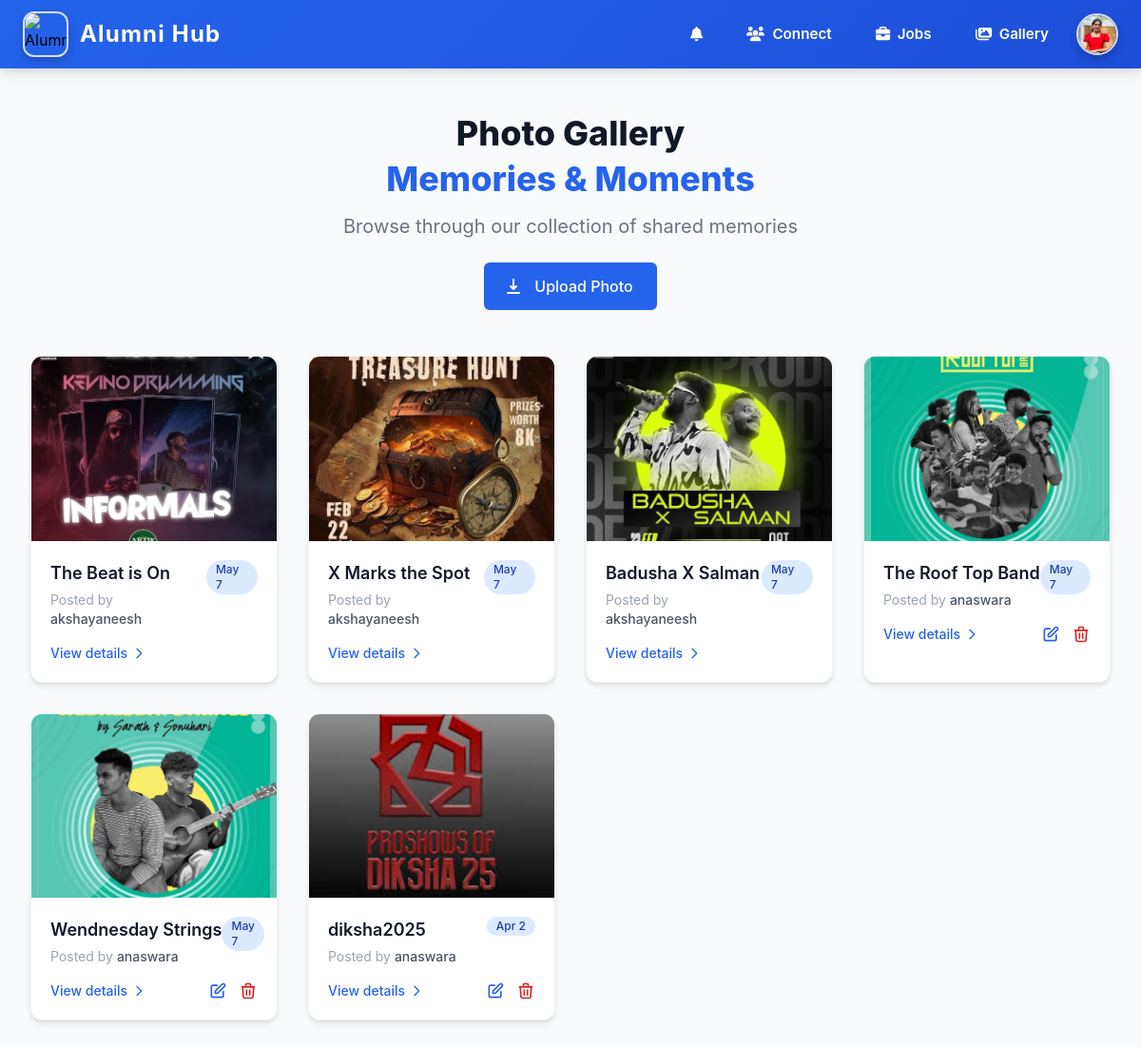
Screenshot of /gallery/ (signed in) with the database file from the repository.
### myapp/models.py (models this page shows, shortened)
class User(AbstractUser):
    is_alumni = models.BooleanField(default=False)
    is_student = models.BooleanField(default=False)
    groups = models.ManyToManyField(Group, related_name="custom_user_groups", blank=True)
    user_permissions = models.ManyToManyField(Permission, related_name="custom_user_permissions", blank=True)

class StudentProfile(models.Model):
    user = models.OneToOneField(User, on_delete=models.CASCADE, related_name='student_profile')
    enrollment_year = models.PositiveIntegerField()
    major = models.CharField(max_length=255)
    resume = models.FileField(upload_to='resumes/', blank=True, null=True)
    profile_picture = models.ImageField(upload_to='profile_pics/', blank=True, null=True)

class Photo(models.Model):
    user = models.ForeignKey(User, on_delete=models.CASCADE)  # Track who uploaded the photo
    title = models.CharField(max_length=100, blank=True, null=True)
    description = models.TextField(blank=True, null=True)
    image = models.ImageField(upload_to='images')
    upload_date = models.DateTimeField(default=timezone.now)

### myapp/views.py (the view)
# urls.py: path('gallery/',photo_gallery, name='photo_gallery'),
@login_required(login_url='signin')
def photo_gallery(request):
    photos = Photo.objects.all().order_by('-upload_date')  # Ordered by upload date
    connection_notifications = Connection.objects.filter(to_user=request.user, is_accepted=False)
    connection_count = connection_notifications.count()
    return render(request, 'photo_gallery.html', {
        'photos': photos,
        'connection_notifications': connection_notifications,
        'count': connection_count,
    })

### myapp/context_processors.py (called while the page is built)
def notification_count(request):
    if request.user.is_authenticated:
        return {
            'unread_notification_count': Notification.objects.filter(
                user=request.user,
                is_read=False
            ).count()
        }
    return {}

### templates/photo_gallery.html (shortened to what this page needs)
{% extends "home.html" %}
{% block content %}
{% include 'navbar.html' %}
<div class="min-h-screen bg-gray-50 py-12 px-4 sm:px-6 lg:px-8">
    <div class="max-w-7xl mx-auto">
        <div class="text-center mb-12">
            <h1 class="text-3xl font-extrabold text-gray-900 sm:text-4xl">
                <span class="block">Photo Gallery</span>
                <span class="block text-blue-600 mt-2">Memories & Moments</span>
            </h1>
            <p class="mt-4 max-w-2xl text-xl text-gray-500 mx-auto">
                Browse through our collection of shared memories
            </p>
            {% if user.is_authenticated and user.is_student %}
            <div class="mt-6">
                <a href="{% url 'upload_photo' %}" class="inline-flex items-center px-6 py-3 border border-transparent text-base font-medium rounded-md shadow-sm text-white bg-blue-600 hover:bg-blue-700 transition duration-150 ease-in-out">
                    Upload Photo
                </a>
            </div>
            {% endif %}
        </div>
        <div class="grid grid-cols-1 sm:grid-cols-2 md:grid-cols-3 lg:grid-cols-4 gap-8">
            {% for photo in photos %}
            <div class="bg-white rounded-xl shadow-md overflow-hidden transition-all duration-300 hover:shadow-xl hover:-translate-y-1 border border-gray-100">
                <div class="relative pb-[75%] overflow-hidden">
                    <a href="{% url 'photo_detail' photo.id %}">
                        <img src="{{ photo.image.url }}" alt="{{ photo.title }}"
                            class="absolute h-full w-full object-cover transition duration-300 hover:scale-105">
                    </a>
                </div>
                <div class="p-5">
                    <div class="flex justify-between items-start">
                        <div>
                            <h2 class="text-lg font-semibold text-gray-900 truncate">{{ photo.title }}</h2>
                            <p class="text-sm text-gray-500 mt-1">
                                <span class="text-gray-400">Posted by </span>
                                <span class="font-medium text-gray-600">{{ photo.user.get_full_name|default:photo.user.username }}</span>
                            </p>
                        </div>
                        <span class="inline-flex items-center px-2.5 py-0.5 rounded-full text-xs font-medium bg-blue-100 text-blue-800">
                            {{ photo.upload_date|date:"M j" }}
                        </span>
                    </div>
                    <div class="mt-4 flex items-center justify-between">
                        <a href="{% url 'photo_detail' photo.id %}" class="text-sm font-medium text-blue-600 hover:text-blue-500 flex items-center">
                            View details
                            <svg xmlns="http://www.w3.org/2000/svg" class="h-4 w-4 ml-1" fill="none" viewBox="0 0 24 24" stroke="currentColor">
                                <path stroke-linecap="round" stroke-linejoin="round" stroke-width="2" d="M9 5l7 7-7 7" />
                            </svg>
                        </a>
                        {% if user.is_authenticated %}
                        <div class="flex space-x-3">
                            {% if user.is_superuser %}
                                <a href="{% url 'delete_photo' photo.id %}" class="text-red-600 hover:text-red-700" title="Delete">
                                    <svg xmlns="http://www.w3.org/2000/svg" class="h-5 w-5" fill="none" viewBox="0 0 24 24" stroke="currentColor">
                                        <path stroke-linecap="round" stroke-linejoin="round" stroke-width="2" d="M19 7l-.867 12.142A2 2 0 0116.138 21H7.862a2 2 0 01-1.995-1.858L5 7m5 4v6m4-6v6m1-10V4a1 1 0 00-1-1h-4a1 1 0 00-1 1v3M4 7h16" />
                                    </svg>
                                </a>
                            {% elif user.id == photo.user.id and user.is_student %}
                                <a href="{% url 'edit_photo' photo.id %}" class="text-blue-600 hover:text-blue-700" title="Edit">
                                    <svg xmlns="http://www.w3.org/2000/svg" class="h-5 w-5" fill="none" viewBox="0 0 24 24" stroke="currentColor">
                                        <path stroke-linecap="round" stroke-linejoin="round" stroke-width="2" d="M11 5H6a2 2 0 00-2 2v11a2 2 0 002 2h11a2 2 0 002-2v-5m-1.414-9.414a2 2 0 112.828 2.828L11.828 15H9v-2.828l8.586-8.586z" />
                                    </svg>
                                </a>
                                <a href="{% url 'delete_photo' photo.id %}" class="text-red-600 hover:text-red-700" title="Delete">
                                    <svg xmlns="http://www.w3.org/2000/svg" class="h-5 w-5" fill="none" viewBox="0 0 24 24" stroke="currentColor">
                                        <path stroke-linecap="round" stroke-linejoin="round" stroke-width="2" d="M19 7l-.867 12.142A2 2 0 0116.138 21H7.862a2 2 0 01-1.995-1.858L5 7m5 4v6m4-6v6m1-10V4a1 1 0 00-1-1h-4a1 1 0 00-1 1v3M4 7h16" />
                                    </svg>
                                </a>
                            {% endif %}
                        </div>
                        {% endif %}
                    </div>
                </div>
            </div>
            {% endfor %}
        </div>
    </div>
</div>
{% endblock %}

### templates/navbar.html (shortened to what this page needs)
</head>
<body>
  <nav class="navbar">
    <div class="navbar-container">
      <a href="{% url 'home' %}" class="navbar-logo">
        <img class="logo-image"
             src="https://encrypted-tbn0.gstatic.com/images?q=tbn:ANd9GcR6Wxo3iWcQN14Me9G9DkT4dSHTUvrpSCCp8g&s"
             alt="Alumni Hub Logo">
        <span class="logo-text">Alumni Hub</span>
      </a>
      <div id="main-menu" class="navbar-menu">
        {% if user.is_authenticated %}
          {% if user.is_superuser %}
            <a href="{% url 'admin_dashboard' %}" class="nav-link highlighted">
              <i class="fas fa-tachometer-alt"></i> Admin Dashboard
            </a>
            <form action="{% url 'signout' %}" method="post">
              {% csrf_token %}
              <button type="submit" class="nav-button">
                <i class="fas fa-sign-out-alt mr-2"></i> Sign Out
              </button>
            </form>
          {% elif user.is_student %}
            <a href="{% url 'my_notifications' %}" class="nav-link" style="position: relative;">
              <i class="fas fa-bell"></i>
            </a>
            <a href="{% url 'combined_user_list' %}" class="nav-link"><i class="fas fa-users"></i> Connect</a>
            <a href="{% url 'jobpost_list' %}" class="nav-link"><i class="fas fa-briefcase"></i> Jobs</a>
            <a href="{% url 'photo_gallery' %}" class="nav-link"><i class="fas fa-images"></i> Gallery</a>
            <div class="profile-container">
              <button id="profile-btn" class="profile-button">
                {% if user.student_profile.profile_picture %}
                  <img class="profile-image" src="{{ user.student_profile.profile_picture.url }}" alt="Profile Picture">
                {% else %}
                  <img class="profile-image" src="/static/images/default_profile.png" alt="Default Profile">
                {% endif %}
              </button>
            </div>
          {% endif %}
        {% else %}
          <a href="{% url 'signin' %}" class="nav-link"><i class="fas fa-sign-in-alt"></i> Sign In</a>
          <a href="{% url 'signup' %}" class="nav-button"><i class="fas fa-user-plus mr-2"></i> Sign Up</a>
        {% endif %}
      </div>
    </div>
  </nav>

### templates/navbar.html (style rules this page uses)
body { font-family: 'Inter', sans-serif; margin: 0; padding: 0; }
.navbar { background: linear-gradient(135deg, #2563eb 0%, #1d4ed8 100%); box-shadow: 0 4px 12px rgba(0, 0, 0, 0.15); position: sticky; top: 0; z-index: 100; }
.navbar-container { max-width: 1400px; margin: 0 auto; padding: 0.75rem 1.5rem; display: flex; justify-content: space-between; align-items: center; }
.navbar-logo { display: flex; align-items: center; gap: 0.75rem; text-decoration: none; position: relative; z-index: 110; }
.logo-image { width: 3rem; height: 3rem; border-radius: 12px; border: 2px solid rgba(255, 255, 255, 0.8); box-shadow: 0 4px 8px rgba(0, 0, 0, 0.2); transition: all 0.3s ease; object-fit: cover; }
.logo-text { font-size: 1.5rem; font-weight: 700; color: white; letter-spacing: 0.05em; position: relative; display: inline-block; }
.logo-text:after { content: ''; position: absolute; width: 0; height: 2px; bottom: -2px; left: 0; background-color: white; transition: width 0.3s ease; }
.navbar-menu { display: flex; align-items: center; gap: 0.75rem; }
.nav-link { color: white; text-decoration: none; font-weight: 600; font-size: 0.95rem; padding: 0.5rem 1rem; border-radius: 8px; border: 1.5px solid transparent; transition: all 0.3s ease; display: flex; align-items: center; gap: 0.5rem; }
.profile-container { position: relative; }
.profile-button { background: transparent; border: none; padding: 0; cursor: pointer; display: flex; align-items: center; }
.profile-image { width: 2.75rem; height: 2.75rem; border-radius: 50%; border: 2px solid rgba(255, 255, 255, 0.8); box-shadow: 0 4px 8px rgba(0, 0, 0, 0.2); object-fit: cover; transition: all 0.3s ease; }

### rows the page displays
User: student_profile.profile_picture (picture)
Photo: image (picture), title "The Beat is On", user.get_full_name "akshayaneesh", upload_date "May 7"
Photo: image (picture), title "X Marks the Spot", user.get_full_name "akshayaneesh", upload_date "May 7"
Photo: image (picture), title "Badusha X Salman", user.get_full_name "akshayaneesh", upload_date "May 7"
Photo: image (picture), title "The Roof Top Band", user.get_full_name "anaswara", upload_date "May 7"
Photo: image (picture), title "Wendnesday Strings", user.get_full_name "anaswara", upload_date "May 7"
Photo: image (picture), title "diksha2025", user.get_full_name "anaswara", upload_date "Apr 2"
